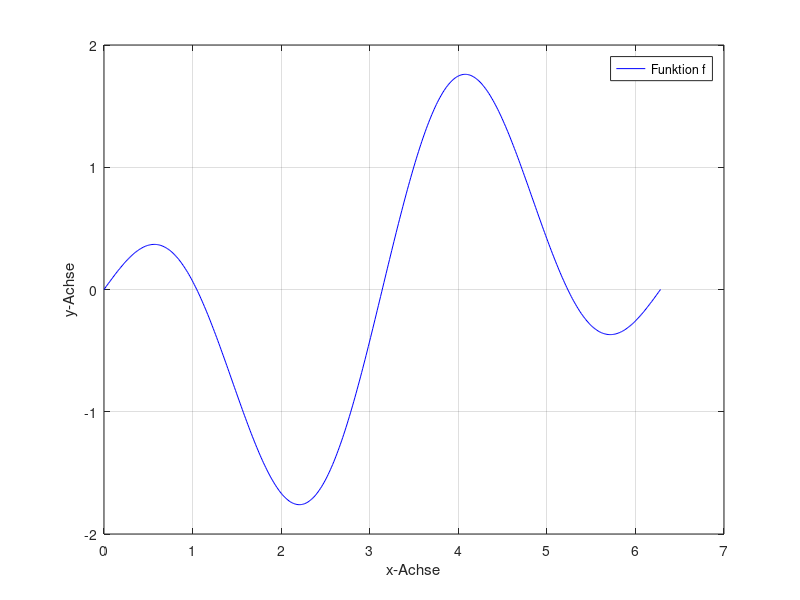

Write MATLAB code to recreate this figure.
% Newton_Verfahren.m 
clc, clearvars, close all



% Newton-Verfahren
TOL = 10e-12; % Grenze, wann es aufhören soll

% Funktion eintragen, von der die Nullstelle gesucht ist:
f = @(x) sin(2 * x) - sin(x); %Funktion
% Ableitung der Funktion eintragen
df = @(x) 2 * cos(2 * x) - cos(x); %1. Ableitung 

x0 = (3/2) * pi;        % Startwert x0
it = 0;         % Anzahl durchgeführter Iterationen
fprintf("Iterationen = %d, x0 = %.2e,  |f(x)| = %.2e\n", it, x0, abs(f(x0)));

while (abs(f(x0)) > TOL) && (it < 100)
    x0 = x0 - f(x0)./df(x0);
    it = it + 1;
    fprintf("Iterationen = %d, x0 = %.2e,  |f(x)| = %.2e\n", it, x0, abs(f(x0)));
end


%% Funktionen plotten:
% relevantes Intervall
I = [0 2 * pi];
% x-Werte, für die geplottet wird:
xWerte = linspace(I(1), I(2), 500);
% zu plottende Funktion(en)
a = f;
%b = @(x) ...

plot(xWerte, a(xWerte), "b-" )
hold on
grid on
xlabel("x-Achse")
ylabel("y-Achse")
%plot(xWerte, ..., 'r-')
legend("Funktion f")

%% Funktionen ableiten:

%syms x f(x)
% abzuleitende Funktion
%f(x) = sqrt(x.^2 + (log(x)).^2);
% 1. Ableitung:
%fs(x) = diff(f(x), x)
% 2. Ableitung:
%f2s(x) = diff(f(x), x, 2)